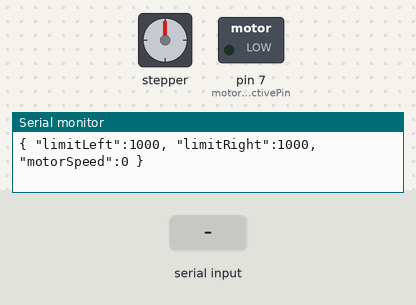
The sketch below on a simulated Arduino Uno, built with avr-gcc and run on an emulated ATmega328P. On the bench: stepper motor, switched loads named in the sketch (green lamp = pin HIGH), the last lines printed to the serial monitor. Wiring (inferred from the names in the program): stepper motor driver (200 steps per turn assumed): step pin 5; direction pin 6. The test bench sets the inputs (shaded band). Pins used as bus, display or sensor lines are not drawn.

Above: at 1.3 s.
1.4 s: "speed,45\n" received over Serial
At 1.89 s:
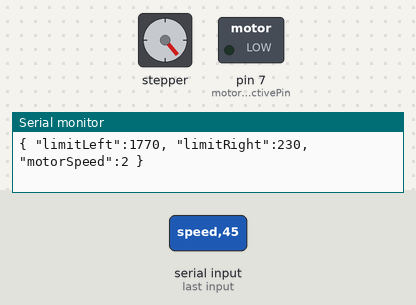
3.7 s: "limitdisable\n" received over Serial
At 4.76 s:
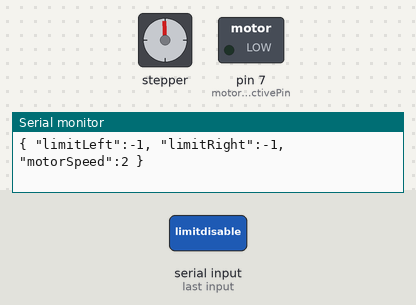
6.7 s: "disablemotordriver\n" received over Serial
At 6.86 s:
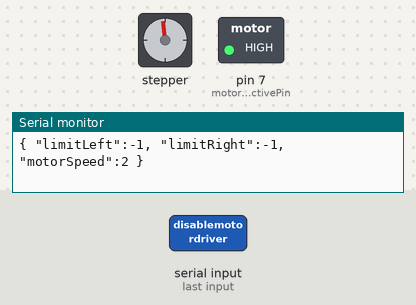
9.7 s: "enablemotordriver\n" received over Serial
At 15.56 s:
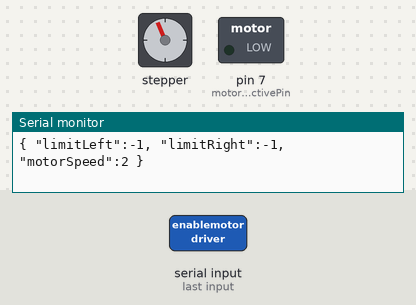
21.7 s: "speed\n" received over Serial
At 22.7 s:
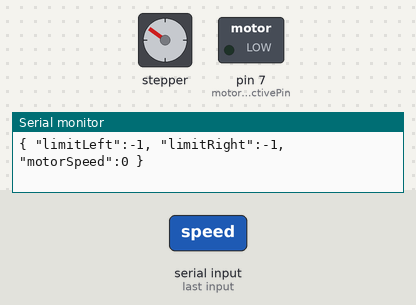
Timing chart, 0 to 24.2 s (numbered marks = the images above; inputs shaded):
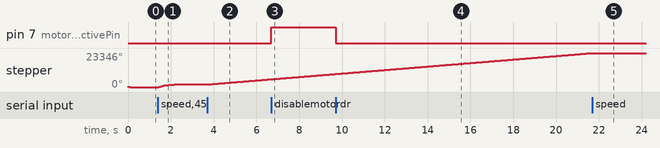

The sketch:

SmoothMotorControlWithStepCount.ino
```cpp
enum movementDirections {
  MOVEMENT_LEFT,
  MOVEMENT_RIGHT
};

//Motor driver configuration
int motorDriverStepPin = 5;
int motorDriverDirectionPin = 6;
int motorDriverActivePin = 7;

//Endstop configuration
bool twoEndstopsAvailable = false;
int endstopRightPin = 2;
int endstopLeftPin = 3;

unsigned int loopCounter = 0;
unsigned int loopMessageInterval = 500;

bool limitActive = true;
unsigned long limitRight = 0;
unsigned long limitLeft = 0;

String command = "";
int motorDirection = 1; //switch the motor turn (0 or 1)

#define RAMP_STEPS 256
#define TIMERTICKS_PER_US 1

int onTime = 0; //ramp calculation
volatile unsigned int ramp[RAMP_STEPS];
volatile byte rampIndex = 0;
volatile int motorSpeed  = 0;
volatile unsigned long steps = 0;
volatile enum movementDirections movementDirection = MOVEMENT_RIGHT;
volatile enum movementDirections nextMovementDirection = MOVEMENT_RIGHT;

void setup() {
  Serial.setTimeout(50);
  Serial.begin(115200);

  pinMode(motorDriverActivePin, OUTPUT); // Motor Driver Active
  pinMode(motorDriverStepPin, OUTPUT); // Motor Driver Step
  pinMode(motorDriverDirectionPin, OUTPUT); // Motor Driver Direction

  if (twoEndstopsAvailable) {
    pinMode(endstopRightPin, INPUT); // Endstop Right
    pinMode(endstopLeftPin, INPUT); // Endstop Left
  }

  digitalWrite(motorDriverDirectionPin, motorDirection);
  digitalWrite(motorDriverActivePin, LOW);

  //https://www.heise.de/developer/artikel/Timer-Counter-und-Interrupts-3273309.html
  noInterrupts();           // disable all interrupts
  TCCR1A = 0;               // set entire TCCR1A register to 0
  TCCR1B = 0;               // set entire TCCR1B register to 0

  TCNT1 = 65534;

  //TCCR1B |= (1 << CS10);    // 4.1ms (No Prescale)
  TCCR1B |= (1 << CS11);    // 32.8ms (Prescale = 8)
  //TCCR1B |= (1 << CS12);    // 1049.6ms (Prescale = 256)

  TIMSK1 |= (1 << TOIE1);   // enable Timer1 overflow interrupt
  interrupts();             // enable all interrupts

  //caculateAccel(3000, 1, 0.6);
  //US-17HS4401S
  //caculateAccel(1600, 1, 0.25);
  //caculateAccel(1500, 1, 0.6);
  caculateAccel(3000, 1, 0.2);
  //caculateAccel(300, 1, 0.2);

  //17HS13-0404S + A4988
  //caculateAccel(100, 200, 0.05);

  initialize();
  //trinamicAutomaticTuning();
}

void caculateAccel(int startDelay, int angle, float acceleration) {
  float c0 = startDelay * sqrt(2 * angle / acceleration) * 0.67703; // in us
  ramp[0] = c0 * TIMERTICKS_PER_US;
  float d = 0;
  float lastDelay = c0;

  for (int i = 1; i < RAMP_STEPS; i++) {
    d = lastDelay - (2 * lastDelay) / (4 * i + 1);
    ramp[i] = d * TIMERTICKS_PER_US;
    lastDelay = d;
  }
}

ISR(TIMER1_OVF_vect) {
  TCNT1 = 65536;

  if (rampIndex > 0) {
    onTime = ramp[rampIndex];
    TCNT1 = 65536 - onTime;

    checkLeftLimit();
    checkRightLimit();
    if (rampIndex == 0) {
      return;
    }

    digitalWrite(motorDriverStepPin, HIGH);
    digitalWrite(motorDriverStepPin, LOW);

    if (movementDirection == MOVEMENT_LEFT) {
      steps++;
    } else {
      steps--;
    }
  }

  if (movementDirection != nextMovementDirection) {
    //Slow down motor for direction switch
    if (rampIndex > 0) {
      rampIndex--;
    } else {
      switchDirection();
    }
  } else {
    //Change motor motorSpeed to a new ramp position
    if (motorSpeed > rampIndex) {
      rampIndex++;
    } else if (motorSpeed < rampIndex) {
      rampIndex--;
    }
  }
}

void loop() {
  commandProcessing();
  checkEndstops();

  if (loopCounter == loopMessageInterval) {
    Serial.println((String)"{ \"limitLeft\":" + checkLeftLimit() +  ", \"limitRight\":" + checkRightLimit() + ", \"motorSpeed\":" + motorSpeed + " }");
    loopCounter = 0;
  }

  delayMicroseconds(50);
  loopCounter++;
}

void initialize() {
  steps = 2147483647;

  if (twoEndstopsAvailable) {
    calibrateLimitViaEndstops();
  } else {
    limitRight = -1000;
    limitLeft = 1000;
    steps = 0;
  }

  motorCheck();
}

void motorCheck() {
  for (int i = 0; i <= 10; i++) {
    moveOneStep();
  }

  nextMovementDirection = MOVEMENT_LEFT;
  delay(100);

  for (int i = 0; i <= 10; i++) {
    moveOneStep();
  }

  nextMovementDirection = MOVEMENT_RIGHT;
}

void calibrateLimitViaEndstops()
{
  int paddingEndstop = 100;

  //Disable Limits
  limitActive = false;

  //Drive to right end position
  for (int i = 1; i < 2000; i++) {
    motorSpeed = 1;
    if (digitalRead(endstopRightPin) == 0) {
      Serial.println("right end position reached");
      motorSpeed = 0;
      delay(1000);
      break;
    }
    delay(20);
  }
  motorSpeed = 0;
  limitRight = steps + paddingEndstop;

  //Switch direction
  nextMovementDirection = MOVEMENT_LEFT;

  //Drive to left end position
  for (int i = 1; i < 2000; i++) {
    motorSpeed = 1;
    if (digitalRead(endstopLeftPin) == 0) {
      Serial.println("left end position reached");
      motorSpeed = 0;
      delay(1000);
      break;
    }
    delay(20);
  }
  motorSpeed = 0;
  limitLeft = steps - paddingEndstop;

  nextMovementDirection = MOVEMENT_RIGHT;

  //Move away from limit
  for (int i = 0; i <= 50; i++) {
    moveOneStep();
  }

  //Activate limits
  limitActive = true;
}

void trinamicAutomaticTuning() {
  //Trinamic Automatic Tuning TMC2208
  for (int i = 1; i <= 2; i++) {
    nextMovementDirection = MOVEMENT_LEFT;
    motorSpeed = RAMP_STEPS - 1;
    delay(1000);
    motorSpeed = 0;
    delay(300); //standstill more than 130ms
    nextMovementDirection = MOVEMENT_RIGHT;
    motorSpeed = RAMP_STEPS - 1;
    delay(1000);
    motorSpeed = 0;
    delay(300); //standstill more than 130ms
  }
}

void checkEndstops() {
  if (twoEndstopsAvailable) {
    if (digitalRead(endstopRightPin) == 0) {
      digitalWrite(motorDriverActivePin, HIGH);
    }

    if (digitalRead(endstopLeftPin) == 0) {
      digitalWrite(motorDriverActivePin, HIGH);
    }
  }
}

void commandProcessing() {
  if (Serial.available() > 0) {
    command = Serial.readStringUntil('\n');

    if (command.startsWith("speed")) {
      int nextSpeed = command.substring(6).toInt();

      //Check speed is higher as max
      if (abs(nextSpeed) > RAMP_STEPS) {
        motorSpeed = 0;
        return;
      }

      if (nextSpeed > 0) {
        nextMovementDirection = MOVEMENT_RIGHT;
      } else if (nextSpeed < 0) {
        nextMovementDirection = MOVEMENT_LEFT;
      }

      motorSpeed = abs(nextSpeed);
    }

    if (command.equals("enablemotordriver")) {
      digitalWrite(motorDriverActivePin, LOW);
      return;
    }

    if (command.equals("disablemotordriver")) {
      digitalWrite(motorDriverActivePin, HIGH);
      return;
    }

    if (command.equals("limitenable")) {
      limitActive = true;
      return;
    }

    if (command.equals("limitdisable")) {
      limitActive = false;
      return;
    }

    if (command.equals("setlimitleft")) {
      limitLeft = steps;
      return;
    }

    if (command.equals("setlimitright")) {
      limitRight = steps;
      return;
    }

    if (command.equals("step")) {
      moveOneStep();
      return;
    }

    if (command.equals("ramp")) {
      Serial.print((String)"{ ramp:[");
      for (int i = 0; i < RAMP_STEPS; i++)
      {
        Serial.print((String)"" + ramp[i] + ",");
      }
      Serial.println((String)"] }");
    }

    if (command.startsWith("setramp=")) {
      //setramp=0008000 -> rampIndex 0 -> 8000
      //setramp=0017000 -> rampIndex 1 -> 7000
      //setramp=0026000 -> rampIndex 2 -> 6000
      int index = command.substring(8, 11).toInt();
      int value = command.substring(11, 16).toInt();
      ramp[index] = value;
    }
  }
}

int checkLeftLimit() {
  if (!limitActive) {
    return -1;
  }

  long distance = limitLeft - steps;

  if (movementDirection == MOVEMENT_LEFT && distance < 400 && motorSpeed > 2) {
    int reduceSpeed = ceil(motorSpeed / 10.0);
    motorSpeed = motorSpeed - reduceSpeed;
  }

  if (movementDirection == MOVEMENT_LEFT && distance <= 0) {
    rampIndex = 0;
  }

  return distance;
}

int checkRightLimit() {
  if (!limitActive) {
    return -1;
  }

  long distance = steps - limitRight;

  if (movementDirection == MOVEMENT_RIGHT && distance < 400 && motorSpeed > 2) {
    int reduceSpeed = ceil(motorSpeed / 10.0);
    motorSpeed = motorSpeed - reduceSpeed;
  }

  if (movementDirection == MOVEMENT_RIGHT && distance <= 0) {
    rampIndex = 0;
  }

  return distance;
}

void switchDirection() {
  if (movementDirection == nextMovementDirection) {
    return;
  }

  if (nextMovementDirection == MOVEMENT_LEFT) {
    movementDirection = MOVEMENT_LEFT;
    digitalWrite(motorDriverDirectionPin, !motorDirection);
    return;
  }

  movementDirection = MOVEMENT_RIGHT;
  digitalWrite(motorDriverDirectionPin, motorDirection);
}

void moveOneStep() {
  digitalWrite(motorDriverStepPin, HIGH);
  digitalWrite(motorDriverStepPin, LOW);

  if (movementDirection == MOVEMENT_LEFT) {
    steps++;
  } else {
    steps--;
  }
}
```

Measured:
- after the input at 1.4 s, stepper: turns 1800° clockwise in 0.78 s, starting at once
- after the input at 3.7 s, stepper: keeps turning clockwise at about 1198°/s, starting at once
- after the input at 6.7 s, pin 7 (motorDriverActivePin): LOW → HIGH at once
- after the input at 9.7 s, pin 7 (motorDriverActivePin): HIGH → LOW at once
- after the input at 21.7 s, stepper: goes on until 21.7 s, then stays 23346°
